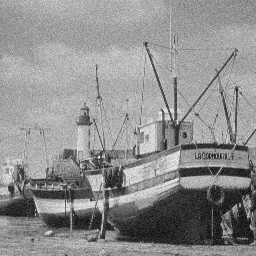
%> input picture Practical 2/boatnois.jpg, 256 x 256 px
$ octave Task1.m   (GNU Octave 9; MATLAB toolbox functions it lacks are replaced by stand-ins)
%> lines starting %> are read from the running program, lines starting %| are printed output that depends on the picture
### Practical 2/noiseReduction.m
function Iout = noiseReduction(I, N)
    mask = ones(N, N) / (N * N);
    Iout = filter2(mask, I);
end

### Practical 2/myconvolution.m
function Iout = myconvolution(Iin,B)

    Iin = double(Iin);
    B = double(B);

    [Ix, Iy] = size(Iin);
    [M, N] = size(B);

    Iout = zeros(Ix - M + 1, Iy - N + 1);
    [x, y] = size(Iout);
    for k = 1:x
       for l = 1:y
           for i = k:(k+M-1)
              for j = l:(l+N-1)
                 Iout(k, l) = Iout(k, l) + Iin(i, j) * B(i-k+1, j-l+1);
              end
           end
       end
    end

end


### Practical 2/Task1.m
% Convolution and Noise Filtering
boat = imread("boatnois.jpg");
%> boat is the input picture: size 256x256 uint8; min 0, max 255, mean 142.6
B = ones(3, 3) / 9;

figure
subplot(1, 3, 1), imshow(boat);
subplot(1, 3, 2), imshow(uint8(conv2(boat, B)));
%> after `imshow(uint8(conv2(boat, B)))`:
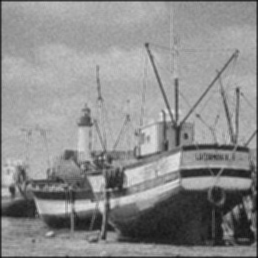
%> displayed picture: size 258x258, on the screen's scale of 0 to 255; min 11, max 223, mean 140.4
subplot(1, 3, 3), imshow(uint8(filter2(B, boat)));
%> after `imshow(uint8(filter2(B, boat)))`:
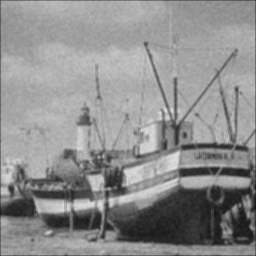
%> displayed picture: size 256x256, on the screen's scale of 0 to 255; min 20, max 223, mean 141.8
% conv2 has more of a border and has a pixel border

C = ones(5, 5) / 25;
figure
subplot(1, 3, 1), imshow(boat);
subplot(1, 3, 2), imshow(uint8(conv2(boat, C)));
%> after `imshow(uint8(conv2(boat, C)))`:
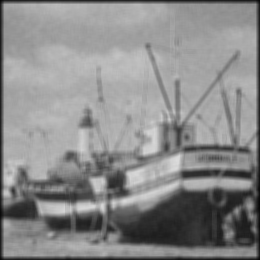
%> displayed picture: size 260x260, on the screen's scale of 0 to 255; min 5, max 220, mean 138.2
subplot(1, 3, 3), imshow(uint8(filter2(C, boat)));
%> after `imshow(uint8(filter2(C, boat)))`:
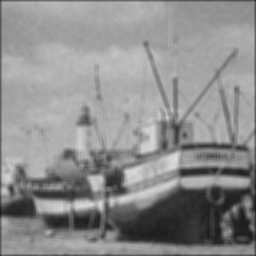
%> displayed picture: size 256x256, on the screen's scale of 0 to 255; min 24, max 220, mean 141.2
% More blur

figure
imshow(uint8(noiseReduction(boat, 7)));

figure
imshow(uint8(myconvolution(boat, B)));
%> after the loop in myconvolution, `for k = 1:x`:
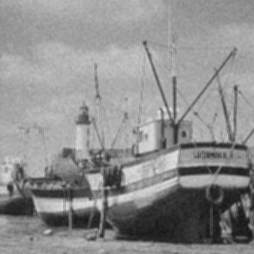
%> Iout: size 254x254 double; min 21.67, max 223.2, mean 142.5
